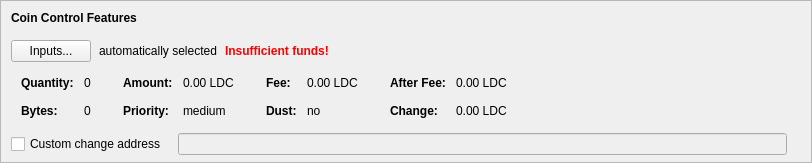
    <widget class="QFrame" name="frameCoinControl">
     <property name="sizePolicy">
      <sizepolicy hsizetype="Expanding" vsizetype="Expanding">
       <horstretch>0</horstretch>
       <verstretch>0</verstretch>
      </sizepolicy>
     </property>
     <property name="maximumSize">
      <size>
       <width>16777215</width>
       <height>16777215</height>
      </size>
     </property>
     <property name="frameShape">
      <enum>QFrame::StyledPanel</enum>
     </property>
     <property name="frameShadow">
      <enum>QFrame::Sunken</enum>
     </property>
     <layout class="QVBoxLayout" name="verticalLayoutCoinControl2">
      <property name="spacing">
       <number>0</number>
      </property>
      <property name="leftMargin">
       <number>0</number>
      </property>
      <property name="topMargin">
       <number>0</number>
      </property>
      <property name="rightMargin">
       <number>0</number>
      </property>
      <property name="bottomMargin">
       <number>6</number>
      </property>
      <item>
       <layout class="QVBoxLayout" name="verticalLayoutCoinControl" stretch="0,0,0,0,1">
        <property name="spacing">
         <number>0</number>
        </property>
        <property name="leftMargin">
         <number>10</number>
        </property>
        <property name="topMargin">
         <number>10</number>
        </property>
        <item>
         <layout class="QHBoxLayout" name="horizontalLayoutCoinControl1">
          <property name="bottomMargin">
           <number>15</number>
          </property>
          <item>
           <widget class="QLabel" name="labelCoinControlFeatures">
            <property name="sizePolicy">
             <sizepolicy hsizetype="Preferred" vsizetype="Maximum">
              <horstretch>0</horstretch>
              <verstretch>0</verstretch>
             </sizepolicy>
            </property>
            <property name="font">
             <font>
              <weight>75</weight>
              <bold>true</bold>
             </font>
            </property>
            <property name="styleSheet">
             <string notr="true">font-weight:bold;</string>
            </property>
            <property name="text">
             <string>Coin Control Features</string>
            </property>
           </widget>
          </item>
         </layout>
        </item>
        <item>
         <layout class="QHBoxLayout" name="horizontalLayoutCoinControl2" stretch="0,0,0,0">
          <property name="spacing">
           <number>8</number>
          </property>
          <property name="bottomMargin">
           <number>10</number>
          </property>
          <item>
           <widget class="QPushButton" name="pushButtonCoinControl">
            <property name="styleSheet">
             <string notr="true"/>
            </property>
            <property name="text">
             <string>Inputs...</string>
            </property>
            <property name="autoDefault">
             <bool>false</bool>
            </property>
           </widget>
          </item>
          <item>
           <widget class="QLabel" name="labelCoinControlAutomaticallySelected">
            <property name="text">
             <string>automatically selected</string>
            </property>
            <property name="margin">
             <number>5</number>
            </property>
           </widget>
          </item>
          <item>
           <widget class="QLabel" name="labelCoinControlInsuffFunds">
            <property name="font">
             <font>
              <weight>75</weight>
              <bold>true</bold>
             </font>
            </property>
            <property name="styleSheet">
             <string notr="true">color:red;font-weight:bold;</string>
            </property>
            <property name="text">
             <string>Insufficient funds!</string>
            </property>
            <property name="margin">
             <number>5</number>
            </property>
           </widget>
          </item>
          <item>
           <spacer name="horizontalSpacerCoinControl">
            <property name="orientation">
             <enum>Qt::Horizontal</enum>
            </property>
            <property name="sizeHint" stdset="0">
             <size>
              <width>40</width>
              <height>1</height>
             </size>
            </property>
           </spacer>
          </item>
         </layout>
        </item>
        <item>
         <widget class="QWidget" name="widgetCoinControl" native="true">
          <property name="sizePolicy">
           <sizepolicy hsizetype="Preferred" vsizetype="Preferred">
            <horstretch>0</horstretch>
            <verstretch>0</verstretch>
           </sizepolicy>
          </property>
          <property name="minimumSize">
           <size>
            <width>0</width>
            <height>0</height>
           </size>
          </property>
          <property name="styleSheet">
           <string notr="true"/>
          </property>
          <layout class="QHBoxLayout" name="horizontalLayoutCoinControl5">
           <property name="leftMargin">
            <number>0</number>
           </property>
           <property name="topMargin">
            <number>0</number>
           </property>
           <property name="rightMargin">
            <number>0</number>
           </property>
           <property name="bottomMargin">
            <number>0</number>
           </property>
           <item>
            <layout class="QHBoxLayout" name="horizontalLayoutCoinControl3" stretch="0,0,0,1">
             <property name="spacing">
              <number>20</number>
             </property>
             <property name="topMargin">
              <number>0</number>
             </property>
             <property name="bottomMargin">
              <number>10</number>
             </property>
             <item>
              <layout class="QFormLayout" name="formLayoutCoinControl1">
               <property name="horizontalSpacing">
                <number>10</number>
               </property>
               <property name="verticalSpacing">
                <number>14</number>
               </property>
               <property name="leftMargin">
                <number>10</number>
               </property>
               <property name="topMargin">
                <number>4</number>
               </property>
               <property name="rightMargin">
                <number>6</number>
               </property>
               <item row="0" column="0">
                <widget class="QLabel" name="labelCoinControlQuantityText">
                 <property name="font">
                  <font>
                   <weight>75</weight>
                   <bold>true</bold>
                  </font>
                 </property>
                 <property name="text">
                  <string>Quantity:</string>
                 </property>
                 <property name="margin">
                  <number>0</number>
                 </property>
                </widget>
               </item>
               <item row="0" column="1">
                <widget class="QLabel" name="labelCoinControlQuantity">
                 <property name="cursor">
                  <cursorShape>IBeamCursor</cursorShape>
                 </property>
                 <property name="contextMenuPolicy">
                  <enum>Qt::ActionsContextMenu</enum>
                 </property>
                 <property name="text">
                  <string notr="true">0</string>
                 </property>
                 <property name="margin">
                  <number>0</number>
                 </property>
                 <property name="textInteractionFlags">
                  <set>Qt::LinksAccessibleByMouse|Qt::TextSelectableByKeyboard|Qt::TextSelectableByMouse</set>
                 </property>
                </widget>
               </item>
               <item row="1" column="0">
                <widget class="QLabel" name="labelCoinControlBytesText">
                 <property name="font">
                  <font>
                   <weight>75</weight>
                   <bold>true</bold>
                  </font>
                 </property>
                 <property name="text">
                  <string>Bytes:</string>
                 </property>
                </widget>
               </item>
               <item row="1" column="1">
                <widget class="QLabel" name="labelCoinControlBytes">
                 <property name="cursor">
                  <cursorShape>IBeamCursor</cursorShape>
                 </property>
                 <property name="contextMenuPolicy">
                  <enum>Qt::ActionsContextMenu</enum>
                 </property>
                 <property name="text">
                  <string notr="true">0</string>
                 </property>
                 <property name="textInteractionFlags">
                  <set>Qt::LinksAccessibleByMouse|Qt::TextSelectableByKeyboard|Qt::TextSelectableByMouse</set>
                 </property>
                </widget>
               </item>
              </layout>
             </item>
             <item>
              <layout class="QFormLayout" name="formLayoutCoinControl2">
               <property name="horizontalSpacing">
                <number>10</number>
               </property>
               <property name="verticalSpacing">
                <number>14</number>
               </property>
               <property name="leftMargin">
                <number>6</number>
               </property>
               <property name="topMargin">
                <number>4</number>
               </property>
               <property name="rightMargin">
                <number>6</number>
               </property>
               <item row="0" column="0">
                <widget class="QLabel" name="labelCoinControlAmountText">
                 <property name="font">
                  <font>
                   <weight>75</weight>
                   <bold>true</bold>
                  </font>
                 </property>
                 <property name="text">
                  <string>Amount:</string>
                 </property>
                 <property name="margin">
                  <number>0</number>
                 </property>
                </widget>
               </item>
               <item row="0" column="1">
                <widget class="QLabel" name="labelCoinControlAmount">
                 <property name="cursor">
                  <cursorShape>IBeamCursor</cursorShape>
                 </property>
                 <property name="contextMenuPolicy">
                  <enum>Qt::ActionsContextMenu</enum>
                 </property>
                 <property name="text">
                  <string notr="true">0.00 LDC</string>
                 </property>
                 <property name="textInteractionFlags">
                  <set>Qt::LinksAccessibleByMouse|Qt::TextSelectableByKeyboard|Qt::TextSelectableByMouse</set>
                 </property>
                </widget>
               </item>
               <item row="1" column="0">
                <widget class="QLabel" name="labelCoinControlPriorityText">
                 <property name="font">
                  <font>
                   <weight>75</weight>
                   <bold>true</bold>
                  </font>
                 </property>
                 <property name="text">
                  <string>Priority:</string>
                 </property>
                </widget>
               </item>
               <item row="1" column="1">
                <widget class="QLabel" name="labelCoinControlPriority">
                 <property name="cursor">
                  <cursorShape>IBeamCursor</cursorShape>
                 </property>
                 <property name="contextMenuPolicy">
                  <enum>Qt::ActionsContextMenu</enum>
                 </property>
                 <property name="text">
                  <string notr="true">medium</string>
                 </property>
                 <property name="textInteractionFlags">
                  <set>Qt::LinksAccessibleByMouse|Qt::TextSelectableByKeyboard|Qt::TextSelectableByMouse</set>
                 </property>
                </widget>
               </item>
              </layout>
             </item>
             <item>
              <layout class="QFormLayout" name="formLayoutCoinControl3">
               <property name="horizontalSpacing">
                <number>10</number>
               </property>
               <property name="verticalSpacing">
                <number>14</number>
               </property>
               <property name="leftMargin">
                <number>6</number>
               </property>
               <property name="topMargin">
                <number>4</number>
               </property>
               <property name="rightMargin">
                <number>6</number>
               </property>
               <item row="0" column="0">
                <widget class="QLabel" name="labelCoinControlFeeText">
                 <property name="font">
                  <font>
                   <weight>75</weight>
                   <bold>true</bold>
                  </font>
                 </property>
                 <property name="text">
                  <string>Fee:</string>
                 </property>
                 <property name="margin">
                  <number>0</number>
                 </property>
                </widget>
               </item>
               <item row="0" column="1">
                <widget class="QLabel" name="labelCoinControlFee">
                 <property name="cursor">
                  <cursorShape>IBeamCursor</cursorShape>
                 </property>
                 <property name="contextMenuPolicy">
                  <enum>Qt::ActionsContextMenu</enum>
                 </property>
                 <property name="text">
                  <string notr="true">0.00 LDC</string>
                 </property>
                 <property name="textInteractionFlags">
                  <set>Qt::LinksAccessibleByMouse|Qt::TextSelectableByKeyboard|Qt::TextSelectableByMouse</set>
                 </property>
                </widget>
               </item>
               <item row="1" column="0">
                <widget class="QLabel" name="labelCoinControlLowOutputText">
                 <property name="font">
                  <font>
                   <weight>75</weight>
                   <bold>true</bold>
                  </font>
                 </property>
                 <property name="text">
                  <string>Dust:</string>
                 </property>
                </widget>
               </item>
               <item row="1" column="1">
                <widget class="QLabel" name="labelCoinControlLowOutput">
                 <property name="cursor">
                  <cursorShape>IBeamCursor</cursorShape>
                 </property>
                 <property name="contextMenuPolicy">
                  <enum>Qt::ActionsContextMenu</enum>
                 </property>
                 <property name="text">
                  <string notr="true">no</string>
                 </property>
                 <property name="textInteractionFlags">
                  <set>Qt::LinksAccessibleByMouse|Qt::TextSelectableByKeyboard|Qt::TextSelectableByMouse</set>
                 </property>
                </widget>
               </item>
              </layout>
             </item>
             <item>
              <layout class="QFormLayout" name="formLayoutCoinControl4">
               <property name="horizontalSpacing">
                <number>10</number>
               </property>
               <property name="verticalSpacing">
                <number>14</number>
               </property>
               <property name="leftMargin">
                <number>6</number>
               </property>
               <property name="topMargin">
                <number>4</number>
               </property>
               <property name="rightMargin">
                <number>6</number>
               </property>
               <item row="0" column="0">
                <widget class="QLabel" name="labelCoinControlAfterFeeText">
                 <property name="font">
                  <font>
                   <weight>75</weight>
                   <bold>true</bold>
                  </font>
                 </property>
                 <property name="text">
                  <string>After Fee:</string>
                 </property>
                 <property name="margin">
                  <number>0</number>
                 </property>
                </widget>
               </item>
               <item row="0" column="1">
                <widget class="QLabel" name="labelCoinControlAfterFee">
                 <property name="cursor">
                  <cursorShape>IBeamCursor</cursorShape>
                 </property>
                 <property name="contextMenuPolicy">
                  <enum>Qt::ActionsContextMenu</enum>
                 </property>
                 <property name="text">
                  <string notr="true">0.00 LDC</string>
                 </property>
                 <property name="textInteractionFlags">
                  <set>Qt::LinksAccessibleByMouse|Qt::TextSelectableByKeyboard|Qt::TextSelectableByMouse</set>
                 </property>
                </widget>
               </item>
               <item row="1" column="0">
                <widget class="QLabel" name="labelCoinControlChangeText">
                 <property name="font">
                  <font>
                   <weight>75</weight>
                   <bold>true</bold>
                  </font>
                 </property>
                 <property name="text">
                  <string>Change:</string>
                 </property>
                </widget>
               </item>
               <item row="1" column="1">
                <widget class="QLabel" name="labelCoinControlChange">
                 <property name="cursor">
                  <cursorShape>IBeamCursor</cursorShape>
                 </property>
                 <property name="contextMenuPolicy">
                  <enum>Qt::ActionsContextMenu</enum>
                 </property>
                 <property name="text">
                  <string notr="true">0.00 LDC</string>
                 </property>
                 <property name="textInteractionFlags">
                  <set>Qt::LinksAccessibleByMouse|Qt::TextSelectableByKeyboard|Qt::TextSelectableByMouse</set>
                 </property>
                </widget>
               </item>
              </layout>
             </item>
            </layout>
           </item>
          </layout>
         </widget>
        </item>
        <item>
         <layout class="QHBoxLayout" name="horizontalLayoutCoinControl4" stretch="0,0,0">
          <property name="spacing">
           <number>12</number>
          </property>
          <property name="sizeConstraint">
           <enum>QLayout::SetDefaultConstraint</enum>
          </property>
          <property name="topMargin">
           <number>5</number>
          </property>
          <property name="rightMargin">
           <number>5</number>
          </property>
          <item>
           <widget class="QCheckBox" name="checkBoxCoinControlChange">
            <property name="toolTip">
             <string>If this is activated, but the change address is empty or invalid, change will be sent to a newly generated address.</string>
            </property>
            <property name="text">
             <string>Custom change address</string>
            </property>
           </widget>
          </item>
          <item>
           <widget class="QValidatedLineEdit" name="lineEditCoinControlChange">
            <property name="enabled">
             <bool>false</bool>
            </property>
            <property name="sizePolicy">
             <sizepolicy hsizetype="Expanding" vsizetype="Fixed">
              <horstretch>0</horstretch>
              <verstretch>0</verstretch>
             </sizepolicy>
            </property>
           </widget>
          </item>
          <item>
           <widget class="QLabel" name="labelCoinControlChangeLabel">
            <property name="sizePolicy">
             <sizepolicy hsizetype="Preferred" vsizetype="Expanding">
              <horstretch>0</horstretch>
              <verstretch>0</verstretch>
             </sizepolicy>
            </property>
            <property name="minimumSize">
             <size>
              <width>0</width>
              <height>0</height>
             </size>
            </property>
            <property name="text">
             <string/>
            </property>
            <property name="margin">
             <number>3</number>
            </property>
           </widget>
          </item>
         </layout>
        </item>
        <item>
         <spacer name="verticalSpacerCoinControl">
          <property name="orientation">
           <enum>Qt::Vertical</enum>
          </property>
          <property name="sizeHint" stdset="0">
           <size>
            <width>800</width>
            <height>1</height>
           </size>
          </property>
         </spacer>
        </item>
       </layout>
      </item>
     </layout>
    </widget>
